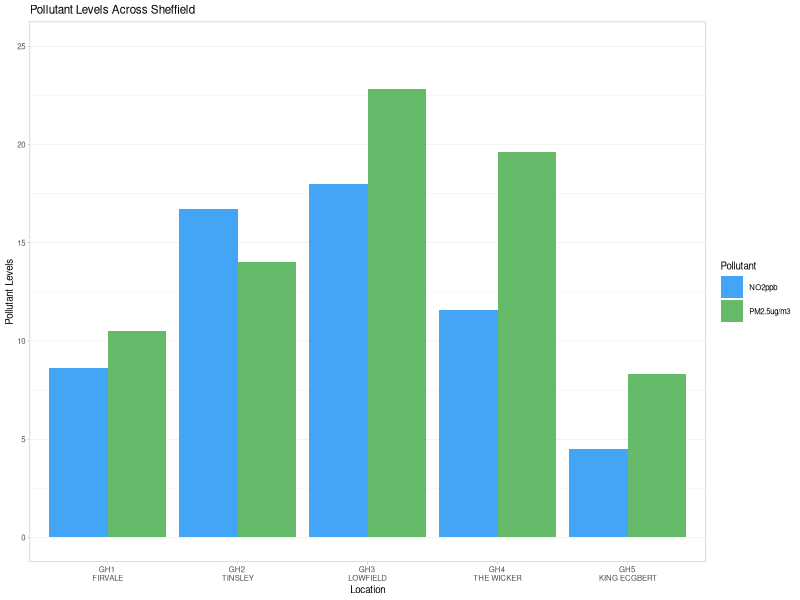
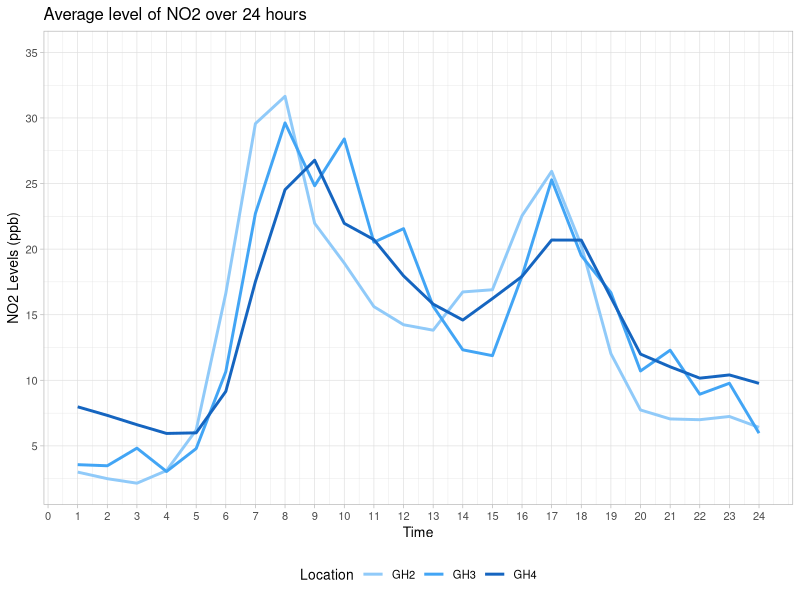
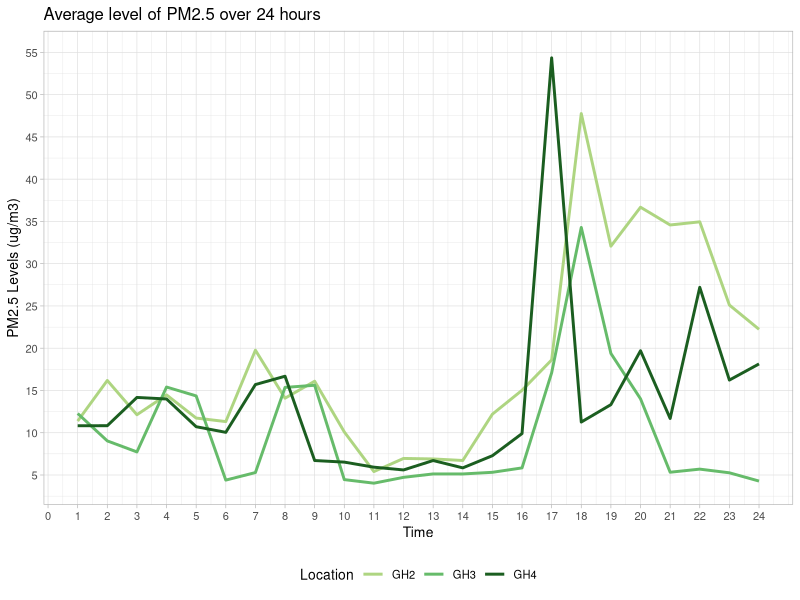

Source code (R) for these figures, in order:
## ---- chunk 1

#loading data
Data1.1<- read.csv("Data/Data1.1.csv")
head(Data1.1)

#visualising data
library(tidyverse)
Data1.2<- read.csv("Data/Data1.2.csv")
ggplot(data = Data1.2, aes(fill=Pollutant, x=Location, y=Pollutant_Level)) + 
  geom_bar(position = "dodge", stat = "identity") + 
  labs(y= "Pollutant Levels") + 
  ggtitle("Pollutant Levels Across Sheffield") + 
  scale_fill_manual(values=c("#42A5F5", "#66BB6A")) + 
  theme_light(base_size = 7) +
  theme(panel.grid.major.x = element_blank(), panel.grid.major.y = element_line( size=.1, color="light grey")) +
  expand_limits(y=25)

## ---- chunk 2


#loading data for NO2
Data2 <- read.csv("Data/Data2.csv")
head(Data2)

## ---- chunk 3

#preparing data for NO2
names(Data2)
colnames(Data2) <- c("Time", "GH2", "GH3", "GH4") #changing column names as they originally contained dashes
df2 <- Data2 %>% #creating a new dataset
  gather(key = "variable", value = "value", -Time) #creating a new column to gather values (apart from time)
head(df2)
## ---- chunk 4
#loading data for PM2.5
Data3 <- read.csv("Data/Data3.csv")
head(Data3)
## ---- chunk 5
#preparing data for PM2.5
names(Data3)
colnames(Data3) <- c("Time", "GH2", "GH3", "GH4") #changing column names as they originally contained dashes
df3 <- Data3 %>% #creating a new dataset
  gather(key = "variable", value = "value", -Time) #creating a new column to gather values (apart from time)
head(df3)

## ---- chunk 6

#visualising NO2 data
ggplot(df2, aes(x = Time, y = value)) +
  geom_line(aes(color = variable), size = 1) +
  scale_color_manual(values = c("#90CAF9", "#42A5F5", "#1565C0"))+
  expand_limits(y=35) +
  theme_light(base_size = 10) +
  
  ggtitle("Average level of NO2 over 24 hours") + 
  scale_x_continuous(name="Time", breaks= seq(0, 24, 1)) +
  scale_y_continuous(name="NO2 Levels (ppb)", breaks= seq(0, 35, 5)) +
  
  theme(legend.position="bottom")+
  labs(col="Location")

#visualising PM2.5 data
ggplot(df3, aes(x = Time, y = value)) +
  geom_line(aes(color = variable), size = 1) +
  scale_color_manual(values = c("#AED581", "#66BB6A", "#1B5E20"))+
  expand_limits(y=55) +
  theme_light(base_size = 10) +
  
  ggtitle("Average level of PM2.5 over 24 hours") + 
  scale_x_continuous(name="Time", breaks= seq(0, 24, 1)) +
  scale_y_continuous(name="PM2.5 Levels (ug/m3)", breaks= seq(0, 55, 5)) +
  
  theme(legend.position="bottom") +
  labs(col="Location")

